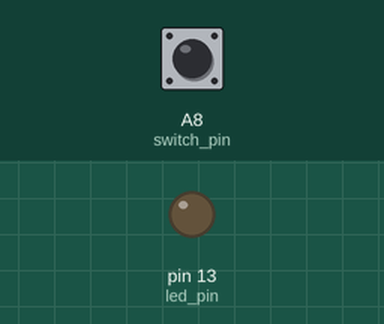
This sketch was run on a simulated Arduino Mega 2560, built with avr-gcc and run on an emulated ATmega2560. On the bench: output pins drawn as LEDs (lit = HIGH). The test bench sets the inputs (shaded band); at power-on: A8 (switch_pin) LOW. What the sketch prints to the serial monitor is not drawn.

Above: at 3.2 s.
3.3 s: A8 (switch_pin) pulled HIGH for 0.15 s
At 3.38 s:
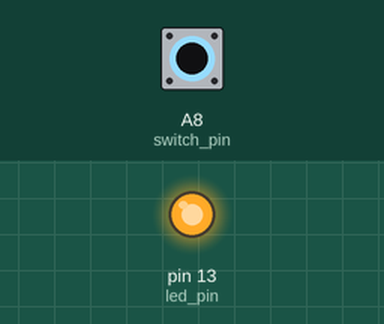
4.9 s: A8 (switch_pin) pulled HIGH for 3.2 s
At 8.6 s:
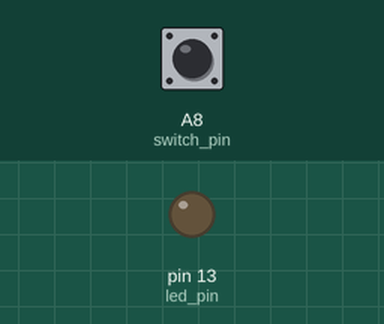
Timing chart, 0 to 10.1 s (numbered marks = the images above; inputs shaded):
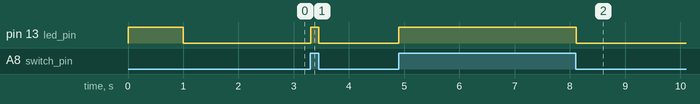

The sketch:

limit_switch.ino
```cpp
//Switch returns HIGH when open

int switch_pin = A8;
int led_pin = 13;
int reading = LOW;

void setup() {
  pinMode(switch_pin, INPUT);
  pinMode(led_pin, OUTPUT);
  digitalWrite(led_pin, HIGH);
  delay(1000);
  digitalWrite(led_pin, LOW);
  delay(1000);
  Serial.begin(9600);
}

void loop() {
  reading = digitalRead(switch_pin);
  Serial.println(reading);
  if (reading == HIGH) {
    digitalWrite(led_pin, HIGH);
    Serial.println("WORKING!");
  }
  else {
    digitalWrite(led_pin, LOW);
  }
}
```

Measured:
- after the input at 3.3 s, pin 13 (led_pin): LOW → HIGH at once, → LOW 0.15 s later
- after the input at 4.9 s, pin 13 (led_pin): LOW → HIGH at once, → LOW 3.2 s later
